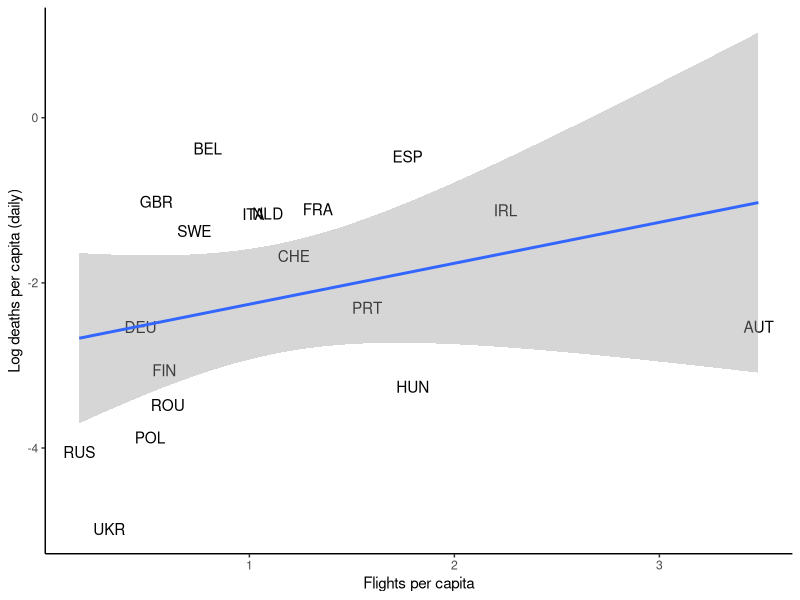
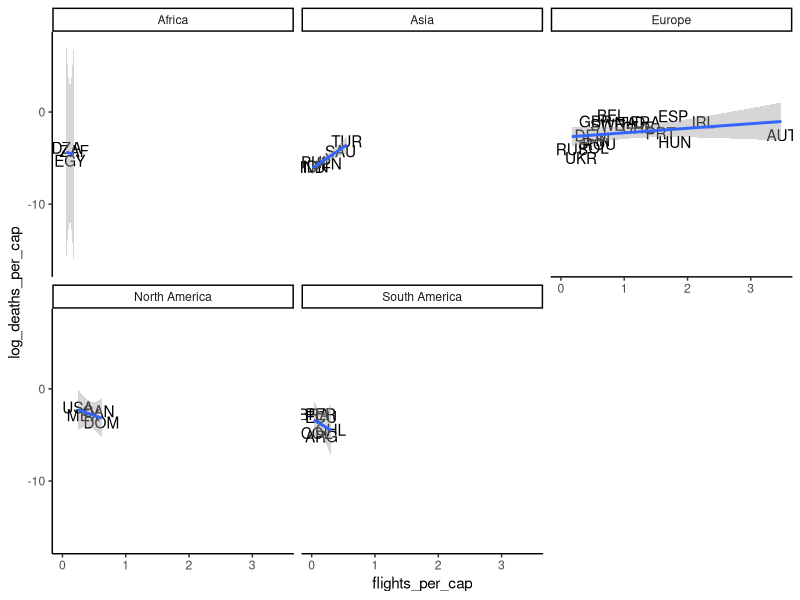
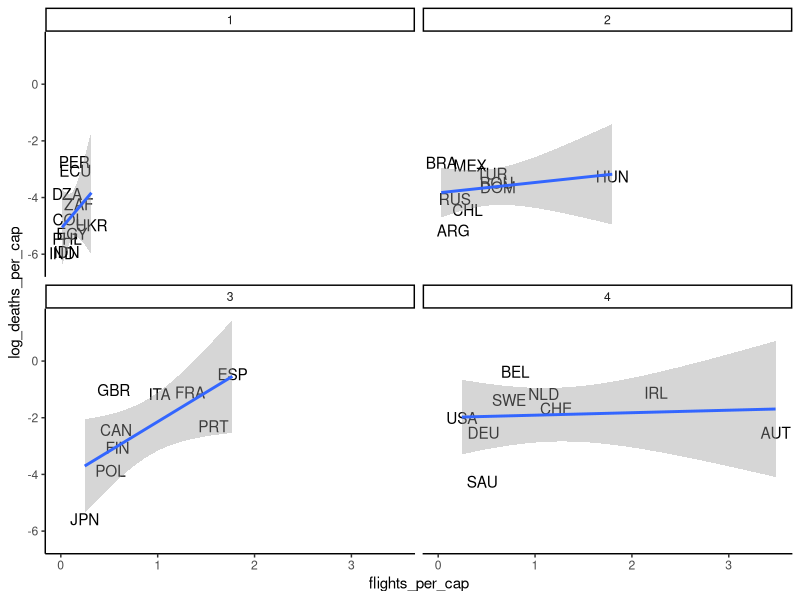
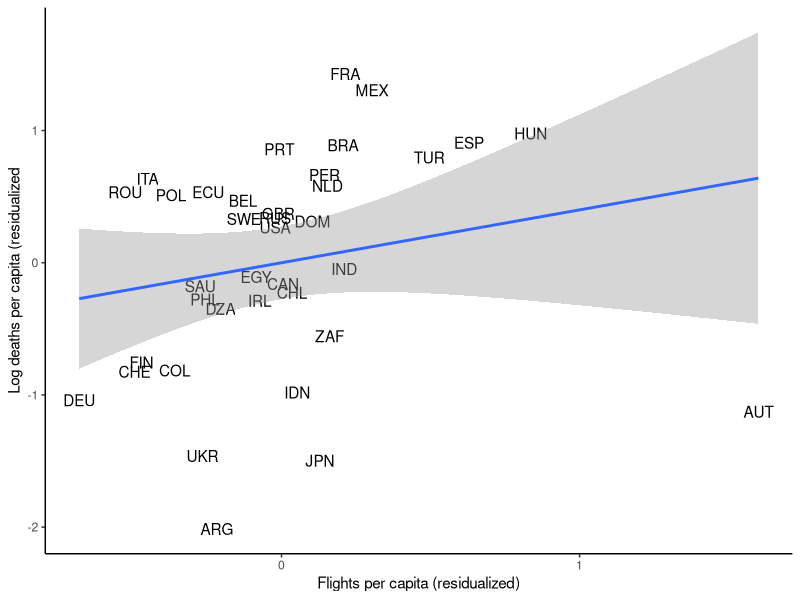

Reproduce these figures in R, in order.
library(tidyverse)
library(broom)

a<-data.frame(
  stringsAsFactors = FALSE,
           country = c("Argentina","Austria",
                       "Belgium","Brazil","Canada","Switzerland","Chile",
                       "Colombia","Germany","Dominican Republi","Algeria","Ecuador",
                       "Egypt","Spain","Finland","France",
                       "United Kingdom of","Hungary","Indonesia","India","Ireland","Italy",
                       "Japan","Mexico","Netherlands (the)","Peru",
                       "Philippines (the)","Poland","Portugal","Romania",
                       "Russian Federation","Saudi Arabia","Sweden","Turkey","Ukraine",
                       "United States of A","South Africa"),
              Iso3 = c("ARG","AUT","BEL","BRA",
                       "CAN","CHE","CHL","COL","DEU","DOM","DZA","ECU",
                       "EGY","ESP","FIN","FRA","GBR","HUN","IDN","IND",
                       "IRL","ITA","JPN","MEX","NLD","PER","PHL","POL","PRT",
                       "ROU","RUS","SAU","SWE","TUR","UKR","USA",
                       "ZAF"),
         mean_mort = c(0.254453868,0.70305109,
                       7.861977577,13.08982944,3.267152071,1.598400593,0.220118642,
                       0.417602718,6.579157352,0.279192001,0.874736667,
                       0.805740535,0.501979768,29.23356628,0.258884579,
                       22.12519836,24.04783058,0.375261575,0.716477156,3.476038218,
                       1.581101656,18.78667641,0.476880431,7.145730972,
                       5.404974937,2.04847312,0.457063943,0.789834261,1.029355645,
                       0.599669456,2.520816803,0.476594448,2.585143805,
                       3.484348059,0.30672127,43.73626709,0.836880863),
     log_mean_mort = c(-1.368635774,-0.352325708,
                       2.062038183,2.571835518,1.183918715,0.469003499,
                       -1.513588548,-0.873224735,1.883906722,-1.275855541,
                       -0.133832395,-0.215993509,-0.689195454,3.375317574,-1.351372957,
                       3.096717119,3.180044889,-0.980131984,-0.333408922,
                       1.24589324,0.458121866,2.933147907,-0.740489483,
                       1.966515064,1.687319756,0.717094719,-0.782931983,
                       -0.235932156,0.028933018,-0.511376679,0.924582958,-0.741089344,
                       0.94978112,1.248281002,-1.181815863,3.778177738,
                       -0.178073555),
               pop = c(44.494502,8.847037,11.422068,
                       209.469333,37.058856,8.516543,18.72916,49.648685,
                       82.927922,10.627165,42.228429,17.084357,98.423595,
                       46.723749,5.51805,66.987244,66.488991,9.768785,
                       267.663435,1352.617328,4.853506,60.431283,126.5291,126.190788,
                       17.231017,31.989256,106.651922,37.978548,10.281762,
                       19.473936,144.47805,33.699947,10.183175,82.319724,
                       44.622516,327.167434,57.779622)
)

b<-data.frame(
                         check.names = FALSE,
     log_pop= c(3.795365572,2.18008256,
                                            2.435547352,5.344577312,
                                            3.612507343,2.14201045,2.930081606,
                                            3.904971838,4.417971611,2.363413572,
                                            3.743093729,2.838163137,4.589280605,
                                            3.844252586,1.708024502,4.204502106,
                                            4.197036266,2.279192209,
                                            5.589730263,7.209796906,1.579701304,
                                            4.10150671,4.840472221,4.837794781,
                                            2.846711159,3.465399981,4.669570446,
                                            3.637021542,2.330371618,2.969076872,
                                            4.973127365,3.517496347,
                                            2.320736885,4.410610676,3.798238516,
                                            5.790472031,4.056636333),
                             Median.age = c(31.532,43.483,41.928,
                                            33.481,41.124,43.053,35.339,
                                            31.307,45.744,28.002,28.521,27.93,
                                            24.606,44.858,43.128,42.338,40.467,
                                            43.336,29.744,28.426,38.246,
                                            47.288,48.358,29.171,43.314,30.984,
                                            25.687,41.678,46.158,43.171,
                                            39.586,31.797,41.078,31.549,41.178,
                                            38.308,27.621),
       over_65 = c(11.198,19.202,18.571,
                                            8.552,16.984,18.436,11.087,7.646,
                                            21.453,6.981,6.211,7.104,5.159,
                                            19.436,21.228,19.718,18.517,
                                            18.577,5.319,5.989,13.928,23.021,
                                            27.049,6.857,18.779,7.151,4.803,
                                            16.763,21.502,17.85,14.178,3.295,
                                            19.985,8.153,16.462,15.413,
                                            5.344),
                       Pollution.levels = c(11.8,12.4,12.9,11.5,
                                            6.5,10.2,21,15.2,11.7,12.9,35.2,
                                            14.9,79.3,9.5,5.9,11.6,10.5,
                                            15.6,15.6,65.2,8.3,15.3,11.4,
                                            20.1,12.1,24.3,18.4,20.5,7.9,
                                            14.3,13.7,78.4,5.9,42,18.3,7.4,
                                            23.6)
   )

c<- data.frame(
         Mean_temp = c(17.08312035,3.60226965,
                       7.198050499,25.94433403,-13.5369606,3.199521542,10.44359493,
                       25.36407089,5.824878693,23.65955734,19.73687172,
                       22.18272591,20.25822067,10.04498005,-2.867335558,
                       8.096049309,6.205169678,7.352726936,26.49332619,24.05548096,
                       7.058465958,8.776521683,5.503757954,19.65898323,
                       6.944470882,20.21702194,25.9392662,4.848646641,
                       12.17464447,5.888294697,-12.54715347,22.67894936,-2.283463001,
                       7.340251446,4.765891075,2.793249846,20.85716248),
      arrivals_mil = c(6.942,30.816,9.119,6.621,
                       21.134,10.362,5.723,3.904,38.881,6.569,2.657,2.535,
                       11.196,82.773,3.224,89.322,36.316,17.552,15.81,
                       17.423,10.926,61.5672,31.192,41.313,18.78,4.419,7.168,
                       19.622,16.186,11.72,24.551,15.334,7.44,45.768,
                       14.104,79.74592,10.472),
          Pop_dens = c(16.51475944,109.289034,
                       382.7482166,25.43142481,4.150449826,219.015538,25.71000172,
                       45.86109419,240.3716577,224.5013245,18.41134759,
                       71.03825093,102.8021528,93.73452887,18.23264339,
                       119.2086157,280.6018435,106.7088258,150.987056,464.1494102,
                       71.6765278,205.5545931,346.9338179,66.32513851,
                       508.1516311,25.75925469,367.5121072,123.5888221,111.3299159,
                       83.58031889,8.911010468,16.19483135,24.61195594,
                       109.583913,75.49154008,36.18535576,48.89059344),
          diabetes = c(5.9,6.6,4.6,10.4,7.6,5.7,
                       8.6,7.4,10.4,8.6,6.7,5.5,17.2,6.9,5.6,4.8,3.9,
                       6.9,6.3,10.4,3.2,5,5.6,13.5,5.4,6.6,7.1,6.1,
                       9.8,6.9,6.1,15.8,4.8,11.1,6.1,10.8,12.7)
    )


d<- data.frame(
         neoplasms = c(1.176868831,2.228314728,
                       2.129967521,0.775327051,4.629727772,2.110949955,
                       1.237788506,0.875953763,2.398478606,0.753248307,0.581716794,
                       0.693830173,0.543731123,2.119853473,2.353037036,
                       2.091774092,2.791155517,1.7429261,0.426835825,0.312306273,
                       2.354530107,2.277105536,2.985185404,0.894715491,
                       2.818549509,0.655925982,0.593539368,1.635208395,1.761483237,
                       1.633056952,1.754436206,0.908721275,2.433869445,
                       0.95246871,1.602203378,5.42440701,0.556269555),
               bmi = c(27.7,25.6,26.1,26.6,26.9,
                       25.2,28,26.2,26.6,26.5,25.5,27.3,29.6,25.9,25.9,
                       25,27.1,27.3,23.1,21.8,27.5,25.6,22.7,28,25.6,
                       26.7,23.2,26.7,25.6,26.9,26.2,28.5,26,27.9,26.6,
                       28.9,27.3),
      hypertension = c(22.6,21,17.5,23.3,13.2,18,
                       20.9,19.2,19.9,21.5,25.1,17.9,25,19.2,19.4,22,
                       15.2,30,23.8,25.8,19.7,21.2,17.6,19.7,18.7,13.7,
                       22.6,28.7,24.4,30,27.2,23.3,19.3,20.3,27.1,12.9,
                       26.9),
           smoking = c(21.8,29.6,28.2,13.9,14.3,
                       25.7,37.8,9,30.6,13.7,15.6,7.1,25.2,29.3,20.4,
                       32.7,22.3,30.6,39.4,11.5,24.3,23.7,22.1,14,25.8,
                       4.8,24.3,28,22.7,29.7,39.3,15.6,18.8,27.2,28.9,
                       21.8,20.3)
    )


e<-data.frame(
     Hospital_beds = c(50L,76L,62L,22L,27L,47L,
                       22L,15L,83L,16L,19L,15L,16L,30L,44L,65L,28L,70L,
                       12L,7L,28L,34L,134L,15L,47L,16L,5L,65L,34L,
                       63L,82L,27L,26L,27L,88L,29L,28L),
         WHO_index = c(0.722,0.959,0.915,0.573,
                       0.881,0.916,0.87,0.91,0.902,0.789,0.701,0.619,0.752,
                       0.972,0.881,0.994,0.925,0.743,0.66,0.617,0.924,
                       0.991,0.957,0.755,0.928,0.547,0.755,0.793,0.945,
                       0.645,0.544,0.894,0.908,0.734,0.708,0.838,0.319),
         Urban_pop = c(91,65.9,97.6,84.3,80.9,
                       73.7,88.6,75,74.3,73.8,67.5,62.7,43,78.4,83.6,78.3,
                       81.3,68.9,49.9,30.9,61.8,68.3,90.5,77.8,87.1,
                       76.9,45.3,60.9,60.6,53.8,73.7,82.1,85.1,70.7,68.7,
                       80.8,62.2),
       Gdp_per_cap = c(2.061056855,5.545468929,
                       5.140799834,1.609640096,4.813025597,6.806094105,
                       2.522252778,1.501293027,5.307454012,1.774818532,1.548178762,
                       1.173438739,1.24123094,3.971543906,4.841693603,
                       4.534239574,4.59735735,3.110250275,1.30796193,0.776288177,
                       8.320339468,4.183042633,4.279745852,1.984464567,
                       5.632894114,1.441807067,0.895108565,3.13366035,3.34154379,
                       2.820635705,2.758812544,5.533567959,5.320888436,
                       2.806885941,0.924946213,6.279458565,1.368688236)
   )


f<- data.frame(
      Covid_tests = c(4.453,54.934,85.212,NA,51.14,
                      49.728,37.706,8.184,NA,9.043,NA,4.579,NA,NA,
                      38.309,NA,59.799,21.792,1.003,3.46,74.011,70.518,2.376,
                      2.888,NA,6.087,3.805,25.724,94.2,26.309,90.826,
                      29.844,NA,28.195,9.857,70.074,15.901),
         BCG_vacc = c(93.69999695,22.5,0,88.55000305,
                      0,0,95.90000153,86.59999847,0,80.97499847,
                      84.65000153,93.94999695,88.22499847,0,64,56.82500076,0,99,
                      79.05000305,63.47499847,58.22499847,0,59.25,
                      85.02500153,0,84.17500305,85.07499695,94.30000305,75.25,
                      82.625,66.42500305,89.07499695,17.22500038,86,62.79999924,
                      0,74.05000305),
        UVR_level = c(3476L,1888L,1645L,4552L,1887L,
                      2158L,3982L,5385L,1812L,4880L,3253L,4929L,4202L,
                      2705L,1494L,1907L,1576L,1932L,5220L,4514L,1509L,
                      2444L,2521L,4974L,1662L,5906L,4928L,1749L,2585L,
                      2071L,1795L,5384L,1587L,2924L,1843L,2736L,4111L),
       stringency = c(93.48109436,85.19000244,
                      74.07343292,76.73246765,71.65020752,73.24888611,73.15000153,
                      87.03500366,68.25333405,89.80999756,77.63316345,
                      93.51999664,83.8278656,70.95444489,59.09785461,74.44837952,
                      56.70891953,75.38137817,68.05999756,89.49436188,
                      88.42713928,82.60578918,44.48974991,81.5681839,73.73036957,
                      93.75784302,96.26882172,78.28689575,83.40107727,
                      85.55750275,82.5987854,88.22161865,36.85228729,75.08468628,
                      92.20458221,58.52120209,85)
    )

aberdeen <- cbind(a, b,c , d, e, f)

#Table 2 univariable analysis

aberdeen %>% 
  lm(data =.,  log_mean_mort~arrivals_mil) %>% 
  summary(.)

#Table 2 multivariable analysis

aberdeen %>% 
  lm(data =.,  log_mean_mort~log_pop+over_65+Pollution.levels+Mean_temp+arrivals_mil+Pop_dens+neoplasms+hypertension+
       WHO_index+Urban_pop+Gdp_per_cap+UVR_level+BCG_vacc+stringency) %>% 
  summary(.)


# Dividing deaths and flights by population 

aberdeen <-  aberdeen %>% 
  mutate(deaths_per_cap = mean_mort / pop,
         log_deaths_per_cap = log(deaths_per_cap),
         flights_per_cap = arrivals_mil / pop,
         log_flights_per_cap = log(flights_per_cap))

aberdeen <- aberdeen %>% 
  mutate(region = case_when(Iso3 %in% c("ARG", "BRA", "ECU", "CHL", "COL", "PER") ~ "South America",
                            Iso3 %in% c("AUT", "BEL", "CHE", "DEU", "ESP", "FIN", "FRA", "GBR", "HUN",
                                        "IRL", "ITA", "NLD", "POL", "PRT", "ROU", "SWE", "UKR", "RUS") ~"Europe",
                            Iso3 %in% c("CAN", "DOM", "MEX", "USA") ~ "North America",
                            Iso3 %in% c("DZA", "EGY", "ZAF") ~ "Africa",
                            Iso3 %in% c("JPN", "IDN", "IND", "TUR", "SAU", "PHL") ~ "Asia"),
         gdp_quartile= ntile(Gdp_per_cap, 4)
  )

#Table 2 univariable analysis with adjusted variables

aberdeen %>% 
  lm(data =.,  log_deaths_per_cap ~flights_per_cap) %>% 
  summary(.)

aberdeen %>% 
  filter(region=="Europe") %>% 
  ggplot(aes(x = flights_per_cap, y = log_deaths_per_cap, label = Iso3))+
  geom_text()+
  geom_smooth(method = "lm")+
  theme_classic()+
  labs(x = "Flights per capita", y = "Log deaths per capita (daily)")



aberdeen %>% 
  ggplot(aes(x = flights_per_cap, y = log_deaths_per_cap, label = Iso3))+
  geom_text()+
  geom_smooth(method = "lm")+
  theme_classic()+
  facet_wrap(~region)

aberdeen %>% 
  ggplot(aes(x = flights_per_cap, y = log_deaths_per_cap, label = Iso3))+
  geom_text()+
  geom_smooth(method = "lm")+
  theme_classic()+
  facet_wrap(~gdp_quartile)

# Trivariate Analysis

aberdeen %>% 
  lm(data =.,  log_deaths_per_cap ~flights_per_cap+region) %>% 
  summary(.)

aberdeen %>% 
  filter(region=="Europe") %>% 
  lm(data =.,  log_deaths_per_cap ~flights_per_cap) %>% 
  summary(.)

aberdeen %>% 
  lm(data =.,  log_deaths_per_cap ~flights_per_cap+Gdp_per_cap) %>% 
  summary(.)

#Table 2 multivariable analysis

aberdeen %>% 
  lm(data =.,  log_deaths_per_cap ~ log_pop+over_65+Pollution.levels+Mean_temp+flights_per_cap+Pop_dens+neoplasms+hypertension+
       WHO_index+Urban_pop+Gdp_per_cap+UVR_level+BCG_vacc+stringency) %>% 
  summary(.)


#Table 2 univariable analysis with adjusted variables (logged)

aberdeen %>% 
  lm(data =.,  log_deaths_per_cap ~log_flights_per_cap) %>% 
  summary(.)

#Table 2 multivariable analysis (logged)


aberdeen %>% 
  lm(data =.,  log_deaths_per_cap ~ log_pop+over_65+Pollution.levels+Mean_temp+log_flights_per_cap+Pop_dens+neoplasms+hypertension+
       WHO_index+Urban_pop+Gdp_per_cap+UVR_level+BCG_vacc+stringency) %>% 
  summary(.)


# To make a residualized plot (slightly hacky but gets correct estimate)


no_flights <- aberdeen %>% 
  lm(data =.,  log_deaths_per_cap ~ log_pop+over_65+Pollution.levels+Mean_temp+Pop_dens+neoplasms+hypertension+
       WHO_index+Urban_pop+Gdp_per_cap+UVR_level+BCG_vacc+stringency) %>% 
  augment()

no_flights <-  no_flights %>% 
  select(.resid) %>% 
  rename(resid_deaths = .resid)



flights_aug <- aberdeen %>% 
  lm(data =.,  flights_per_cap ~ log_pop+over_65+Pollution.levels+Mean_temp+Pop_dens+neoplasms+hypertension+
       WHO_index+Urban_pop+Gdp_per_cap+UVR_level+BCG_vacc+stringency) %>% 
  augment()

flights <- flights_aug %>% 
  select(.resid) %>% 
  rename(resid_flights = .resid)

aberdeen_plus <- cbind(aberdeen, no_flights, flights)

aberdeen_plus %>% 
  lm(data = ., resid_deaths ~ resid_flights) %>% 
  summary()

aberdeen_plus %>% 
  ggplot(aes(x = resid_flights, y = resid_deaths, label = Iso3))+
  geom_text()+
  geom_smooth(method = "lm")+
  theme_classic()+
  labs(x = "Flights per capita (residualized)", y = "Log deaths per capita (residualized")
  
